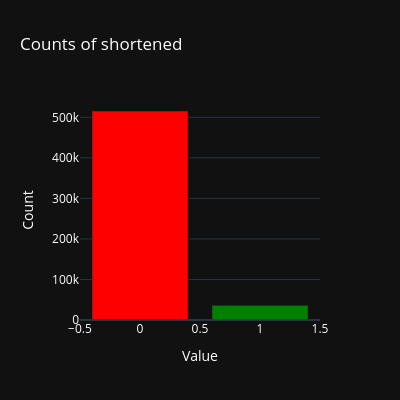
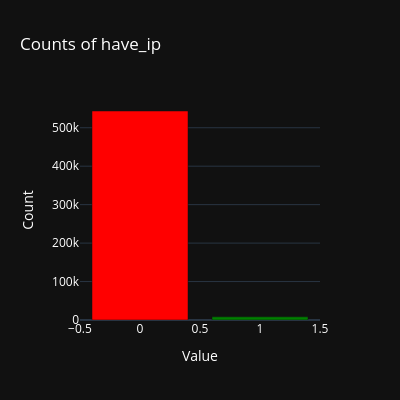

Notebook source saved alongside these figures, in order:
### Code cell
import plotly.graph_objects as go

# Define the special color for True count
true_color = 'green'

# Define the special color for False count
false_color = 'red'

# Plot bar chart for the 'shortened' column
shortened_counts = urls_data['shortened'].value_counts()
colors = [true_color if val else false_color for val in shortened_counts.index]
fig_shortened = go.Figure(data=go.Bar(x=shortened_counts.index, y=shortened_counts, marker_color=colors))
fig_shortened.update_layout(title='Counts of shortened',
                            xaxis_title='Value',
                            yaxis_title='Count',
                            template='plotly_dark',
                            font=dict(color='white'))
fig_shortened.update_layout(width=400, height=400)
fig_shortened.show()


# Plot bar chart for the 'have_ip' column
have_ip_counts = urls_data['have_ip'].value_counts()
colors = [true_color if val else false_color for val in have_ip_counts.index]
fig_have_ip = go.Figure(data=go.Bar(x=have_ip_counts.index, y=have_ip_counts, marker_color=colors))
fig_have_ip.update_layout(title='Counts of have_ip',
                          xaxis_title='Value',
                          yaxis_title='Count',
                          template='plotly_dark',
                          font=dict(color='white'))
fig_have_ip.update_layout(width=400, height=400)
fig_have_ip.show()

### Figure 1 — Plotly figure (JSON) as saved in the notebook; plotly's stock layout.template omitted (floating-point values rounded to 4 significant figures)
{"data": [{"marker": {"color": ["red", "green"]}, "type": "bar", "x": [0, 1], "y": [515595, 36136]}], "layout": {"font": {"color": "white"}, "height": 400, "title": {"text": "Counts of shortened"}, "width": 400, "xaxis": {"title": {"text": "Value"}}, "yaxis": {"title": {"text": "Count"}}}}

### Figure 2 — Plotly figure (JSON) as saved in the notebook; plotly's stock layout.template omitted (floating-point values rounded to 4 significant figures)
{"data": [{"marker": {"color": ["red", "green"]}, "type": "bar", "x": [0, 1], "y": [543538, 8193]}], "layout": {"font": {"color": "white"}, "height": 400, "title": {"text": "Counts of have_ip"}, "width": 400, "xaxis": {"title": {"text": "Value"}}, "yaxis": {"title": {"text": "Count"}}}}
